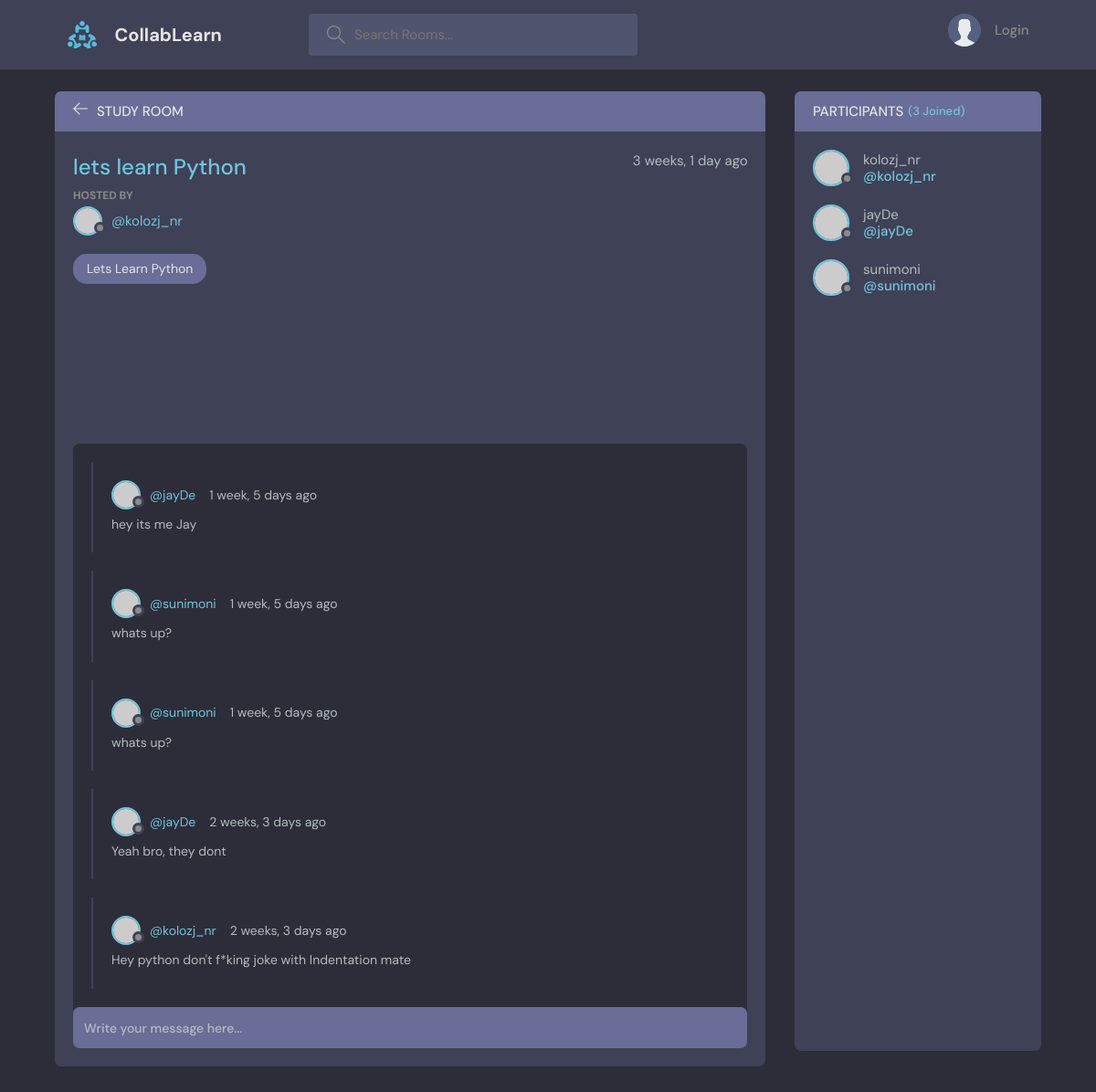
The page /room/1/ on the database its author committed.
### base/models.py (models this page shows, shortened)
class Room(models.Model):
    host = models.ForeignKey(User, on_delete=models.SET_NULL, null=True)
    topic = models.ForeignKey(Topic, on_delete=models.SET_NULL, null=True)
    name = models.CharField(max_length=200)
    description = models.TextField(null=True, blank=True)
    participants = models.ManyToManyField(User, related_name='participants', blank=True)
    updated = models.DateTimeField(auto_now=True)
    created = models.DateTimeField(auto_now_add=True)
    class Meta:
        ordering = ['-updated','-created']

class Topic(models.Model):
    name = models.CharField(max_length=200)
    def __str__(self):
        return self.name

class Message(models.Model):
    user = models.ForeignKey(User, on_delete=models.CASCADE)
    room = models.ForeignKey('Room', on_delete=models.CASCADE)
    body = models.TextField()
    updated = models.DateTimeField(auto_now=True)
    created = models.DateTimeField(auto_now_add=True)
    class Meta:
        ordering = ['-updated','-created']

### base/views.py (the view, shortened to what this page needs)
# urls.py: path('room/<str:pk>/', views.room, name="room"),
def room(request, pk):
    room = Room.objects.get(id=pk)
    room_messages = room.message_set.all().order_by('-created')
    participants = room.participants.all()
    context = {'room':room, 'room_messages':room_messages, 'participants':participants}
    return render(request, 'base/room.html', context)

### base/templates/base/room.html (shortened to what this page needs)
{% extends 'main.html' %}
{% block content %}
    <main class="profile-page layout layout--2">
      <div class="container">
        <div class="room">
          <div class="room__top">
            <div class="room__topLeft">
              <a href="{% url 'home' %}">
                <svg version="1.1" xmlns="http://www.w3.org/2000/svg" width="32" height="32" viewBox="0 0 32 32">
                  <title>arrow-left</title>
                  <path
                    d="M13.723 2.286l-13.723 13.714 13.719 13.714 1.616-1.611-10.96-10.96h27.625v-2.286h-27.625l10.965-10.965-1.616-1.607z"
                  ></path>
                </svg>
              </a>
              <h3>Study Room</h3>
            </div>
          </div>
          <div class="room__box scroll">
            <div class="room__header scroll">
              <div class="room__info">
                <h3>{{room.name}}</h3>
                <span> {{room.created|timesince}} ago</span>
              </div>
              <div class="room__hosted">
                <p>Hosted By</p>
                <a href="{% url 'user-profile' room.host.id %}" class="room__author">
                  <div class="avatar avatar--small">
                    <img src="https://randomuser.me/api/portraits/men/37.jpg" />
                  </div>
                  <span>@{{room.host.username}}</span>
                </a>
              </div>
              <span class="room__topics">{{room.topic}}</span>
            </div>
            <div class="room__conversation">
              <div class="threads scroll">
                {% for message in room_messages %}
                <div class="thread">
                  <div class="thread__top">
                    <div class="thread__author">
                      <a href="{% url 'user-profile' message.user.id %}" class="thread__authorInfo">
                        <div class="avatar avatar--small">
                          <img src="https://randomuser.me/api/portraits/men/37.jpg" />
                        </div>
                        <span>@{{message.user.username}}</span>
                      </a>
                      <span class="thread__date">{{message.created|timesince}} ago</span>
                    </div>
                  </div>
                  <div class="thread__details">
                    {{message.body}}
                  </div>
                </div>
                {%endfor%}
              </div>
            </div>
          </div>
          <div class="room__message">
            <form action="" method="POST">
              <input name="body" placeholder="Write your message here..." />
            </form>
          </div>
        </div>
        <div class="participants">
          <h3 class="participants__top">Participants <span>({{participants.count}} Joined)</span></h3>
          <div class="participants__list scroll">
            {% for user in participants %}
            <a href="{% url 'user-profile' user.id %}" class="participant">
              <div class="avatar avatar--medium">
                <img src="https://randomuser.me/api/portraits/men/37.jpg" />
              </div>
              <p>
                {{user.username}}
                <span>@{{user.username}}</span>
              </p>
            </a>
            {% endfor %}
          </div>
        </div>
      </div>
    </main>
    {% endblock content  %}

### rows shown on the page
Room: name "lets learn Python", created "3 weeks, 1 day", host.username "kolozj_nr", topic "Lets Learn Python"
Message: user.username "jayDe", created "1 week, 5 days", body "hey its me Jay"
Message: user.username "sunimoni", created "1 week, 5 days", body "whats up?"
Message: user.username "sunimoni", created "1 week, 5 days", body "whats up?"
Message: user.username "jayDe", created "2 weeks, 3 days", body "Yeah bro, they dont"
Message: user.username "kolozj_nr", created "2 weeks, 3 days", body "Hey python don't f*king joke with Indentation mate"

### other values the page prints
{{ participants.count }} "3"
{{ user.username }} "kolozj_nr"
{{ user.username }} "jayDe"
{{ user.username }} "sunimoni"
